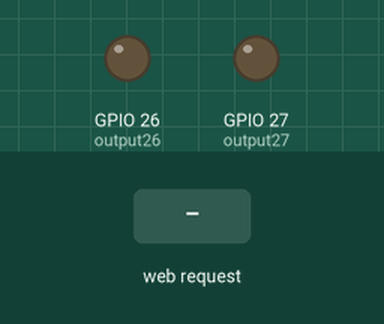
Recording of a sketch running on a simulated ESP32. On the bench: output pins drawn as LEDs (lit = HIGH). The test bench sets the inputs (shaded band). WiFi joins after 1.5 s; servers stay silent unless stated; what the sketch prints to the serial monitor is not drawn.

Above: at 2.7 s.
2.8 s: HTTP request GET /26/on received
At 4.0 s:
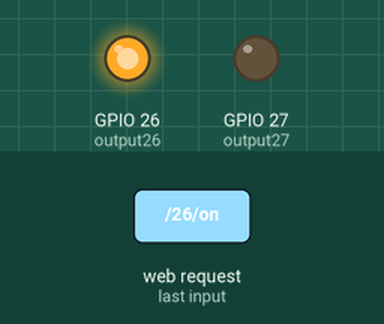
4.3 s: HTTP request GET /27/on received
At 5.2 s:
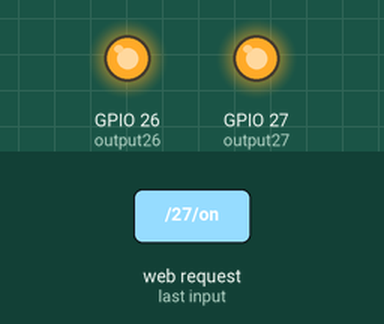
5.8 s: HTTP request GET /26/off received
At 6.4 s:
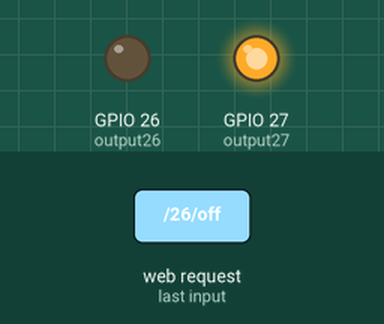
7.3 s: HTTP request GET /27/off received
At 8.7 s:
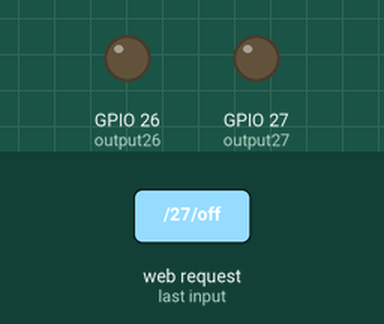
Timing chart, 0 to 9.8 s (numbered marks = the images above; inputs shaded):
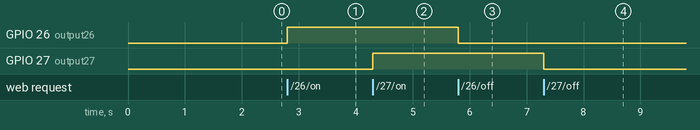

The sketch:

esp32-client-webserver.ino
```cpp
#include <WiFi.h>
#include <WebServer.h>

// Wi-Fi settings
const char* ssid = "YOUR_WIFI_NAME";
const char* password = "YOUR_WIFI_PASSWORD";

const int output26 = 26;
const int output27 = 27;

String output26State = "off";
String output27State = "off";

// Create a HTTP-server on port 80
WebServer server(80);

// Main page
void handleRoot() {
  String html = "<!DOCTYPE html><html><head>";
  html += "<meta name=\"viewport\" content=\"width=device-width, initial-scale=1\">";
  html += "<style>";
  html += "body{font-family:Arial;text-align:center;margin-top:40px;}";
  html += ".button{background:#4CAF50;border:none;color:white;";
  html += "padding:16px 40px;text-decoration:none;font-size:24px;}";
  html += ".button2{background:#555;}";
  html += "</style></head><body>";
  html += "<h1>ESP32 Web Server</h1>";

  // Controls GPIO 26
  html += "<p>GPIO 26 - State: " + output26State + "</p>";

  if (output26State == "off") {
    html += "<p><a href=\"/26/on\"><button class=\"button\">ON</button></a></p>";
  } else {
    html += "<p><a href=\"/26/off\"><button class=\"button button2\">OFF</button></a></p>";
  }

  // Controls GPIO 27
  html += "<p>GPIO 27 - State: " + output27State + "</p>";

  if (output27State == "off") {
    html += "<p><a href=\"/27/on\"><button class=\"button\">ON</button></a></p>";
  } else {
    html += "<p><a href=\"/27/off\"><button class=\"button button2\">OFF</button></a></p>";
  }

  html += "</body></html>";
  server.send(200, "text/html", html);
}

// On GPIO 26
void handleGPIO26On() {
  output26State = "on";
  digitalWrite(output26, HIGH);
  handleRoot();
}

// Off GPIO 26
void handleGPIO26Off() {
  output26State = "off";
  digitalWrite(output26, LOW);
  handleRoot();
}

// On GPIO 27
void handleGPIO27On() {
  output27State = "on";
  digitalWrite(output27, HIGH);
  handleRoot();
}

// Off GPIO 27
void handleGPIO27Off() {
  output27State = "off";
  digitalWrite(output27, LOW);
  handleRoot();
}

void setup() {
  Serial.begin(115200);

  pinMode(output26, OUTPUT);
  pinMode(output27, OUTPUT);

  digitalWrite(output26, LOW);
  digitalWrite(output27, LOW);

  // Connecting to Wi-Fi
  Serial.print("Connecting to Wi-Fi");
  WiFi.begin(ssid, password);

  while (WiFi.status() != WL_CONNECTED) {
    delay(500);
    Serial.print(".");
  }

  Serial.println("\nWi-Fi connected!");
  Serial.print("IP address: ");
  Serial.println(WiFi.localIP());

  // Configure endpoints
  server.on("/", handleRoot);
  server.on("/26/on", handleGPIO26On);
  server.on("/26/off", handleGPIO26Off);
  server.on("/27/on", handleGPIO27On);
  server.on("/27/off", handleGPIO27Off);

  // Run server
  server.begin();
  Serial.println("HTTP server started");
}

void loop() {
  server.handleClient();
}
```

Measured:
- after the input at 2.8 s, GPIO 26 (output26): LOW → HIGH at once
- after the input at 4.3 s, GPIO 27 (output27): LOW → HIGH at once
- after the input at 5.8 s, GPIO 26 (output26): HIGH → LOW at once
- after the input at 7.3 s, GPIO 27 (output27): HIGH → LOW at once
